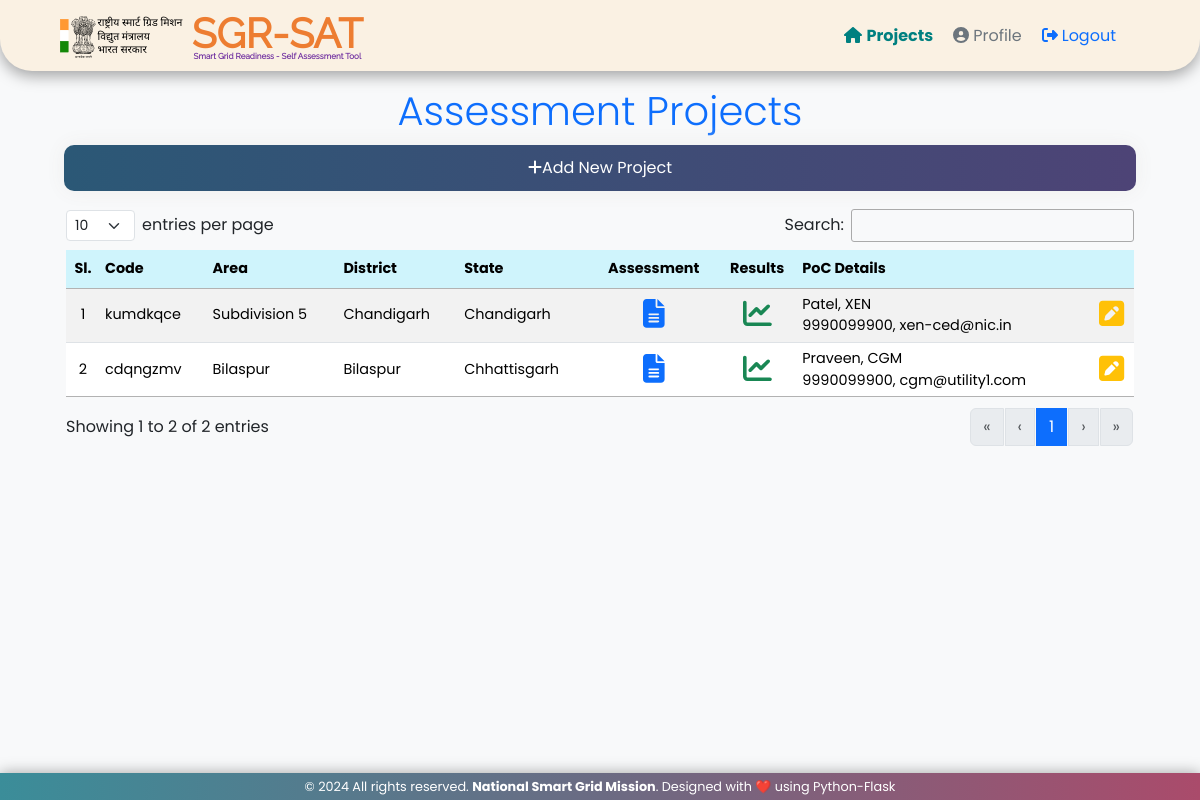
Screenshot of /projects (signed in) with the database file from the repository.
### tables this page shows
CREATE TABLE projects (
	"id" INTEGER PRIMARY KEY AUTOINCREMENT,
	"user"	TEXT,
	"utility"	TEXT,
	"state"	TEXT,
	"district"	TEXT,
	"area"	TEXT,
	"pocname"	TEXT,
	"pocdesig"	TEXT,
	"poctel"	TEXT,
	"pocemail"	TEXT,
	"projectcode"	TEXT,
	"date"	DATETIME DEFAULT (DATETIME('now', 'localtime'))
	);

### sgrsat.py (the view)
@app.route("/projects", methods = ["GET", "POST"])
def projects():
	if ('logged_in' not in session) or (session['logged_in'] != True):
		flash('Session timeout. Please login again', 'info')
		return redirect(url_for("login"))
	conn = sql.connect(DATABASE)
	conn.row_factory = sql.Row
	cur = conn.cursor()
	projects = cur.execute("SELECT * FROM projects WHERE user = ?", (session['username'],)).fetchall()
	return render_template("projects.html", projects = projects)

### sgrsat.py (called while the page is built)
@app.before_request
def before_request():
	session.permanent = False
	app.permanent_session_lifetime = timedelta(minutes=10)

### templates/projects.html (shortened to what this page needs)
<!DOCTYPE html>
<html lang="en">
	<head>
		<link rel="stylesheet" type="text/css" href="/static/css/bootstrap-5.3.2.min.css">
		<link rel="stylesheet" type="text/css" href="/static/css/fontawesome-6.5.2.all.min.css">
		<link rel="stylesheet" type="text/css" href="/static/css/dataTables-2.1.0.min.css">
		<link rel="stylesheet" type="text/css" href="/static/css/dataTables.bootstrap5-2.1.0.min.css">
		<link rel="stylesheet" type="text/css" href="/static/css/sgrsat.css">
	</head>
	<body class="bg-body-tertiary">
		<nav class="navbar navbar-expand-lg rounded-5 rounded-top-0">
			<div class="container-fluid mx-lg-5">
				<a class="navbar-brand py-0" href="{{url_for('projects')}}"><img src="/static/images/logo-hi.svg" style="max-width: 125px;" alt="NSGM Logo"> <img src="/static/images/sgrsatlogo.svg" style="max-width: 175px;" alt="SGRSAT Logo"></a>
				<div class="collapse navbar-collapse text-center" id="navbar">
					<ul class="navbar-nav me-3 ms-auto">
						<li class="nav-item"><a class="nav-link text-secondary active" href="{{url_for('projects')}}"><i class="fa-solid fa-home mx-1"></i>Projects</a></li>
						<li class="nav-item"><a class="nav-link text-secondary" href="{{url_for('profile')}}"><i class="fa-solid fa-circle-user mx-1"></i>Profile</a></li>
						<li class="nav-item"><a class="nav-link text-primary" href="{{url_for('logout')}}"><i class="fa-solid fa-right-from-bracket mx-1"></i>Logout</a></li>
					</ul>
				</div>
			</div>
		</nav>
		<div class="container mx-auto mt-3 row">
			<div class="display-6 text-center text-primary">Assessment Projects</div>
			<div class="text-center"><a href="{{url_for('addproject')}}" class="btn btn-grad"><i class="fa-solid fa-plus"></i>Add New Project</a></div>
			<div class="table-responsive">
				<table id="projectstable" class="table table-striped">
					<thead class="thead table-info">
						<tr>
							<th class="text-center py-2">Sl.</th>
							<th>Code</th>
							<th>Area</th>
							<th>District</th>
							<th>State</th>
							<th class="text-center">Assessment</th>
							<th class="text-center">Results</th>
							<th>PoC Details</th>
							<th></th>
						</tr>
					</thead>
					<tbody id="tbody">
						{% for row in projects %}
						<tr>
							<td class="text-center">{{loop.index}}</td>
							<td>{{row.projectcode}}</td>
							<td>{{row.area}}</td>
							<td>{{row.district}}</td>
							<td>{{row.state}}</td>
							<td class="text-center"><a href="{{url_for('assessment', uid=row.projectcode)}}"><i class="fa-solid fa-file-lines fa-2x text-primary"></i></a></td>
							<td class="text-center"><a href="{{url_for('result', uid=row.projectcode)}}"><i class="fa-solid fa-chart-line fa-2x text-success"></i></a></td>
							<td>{{row.pocname}}, {{row.pocdesig}}<br>{{row.poctel}}, {{row.pocemail}}</td>
							<td class="text-center"><a href="{{url_for('editproject', uid=row.projectcode)}}"><i class="fa-solid fa-square-pen fa-2x text-warning"></i></a></td>
						</tr>
						{% endfor %}
					</tbody>
				</table>
			</div>
		</div>
		<div class="footer">
			<footer class="sticky-bottom text-white text-center">
				<p class="m-1">&copy; 2024 All rights reserved. <strong>National Smart Grid Mission</strong>. Designed with ❤️ using Python-Flask</p>
			</footer>
		</div>
	</body>
</html>

### static/css/sgrsat.css (style rules this page uses)
body { font-family: "Poppins", sans-serif; }
.navbar { background: #faf1e3; box-shadow: rgba(0, 0, 0, 0.35) 0px 5px 15px; }
a { transition: .3s all ease; }
a, a:hover { text-decoration: none !important; }
.navbar-nav .nav-item .active { color: #008080 !important; font-weight: bold; }
.navbar-nav .nav-item { cursor: pointer; }
.btn { text-align: center; box-shadow: 0 0 20px #eee; color: white; border-radius: 10px; display: block; min-width: 100px; }
.btn-grad { background-image: linear-gradient(to right, #2b5876 0%, #4e4376 51%, #2b5876 100%); margin: 10px; padding: 10px; transition: 0.5s; background-size: 200% auto; }
ul { margin: 0; }
tr th, tr td, dt-layout-row { font-size: 0.9rem; padding: 5px !important; vertical-align: middle; }
.footer { font-size: 0.8rem; box-shadow: rgba(0, 0, 0, 0.35) 0px 0px 15px; background: linear-gradient(to left, #aa4b6b, #6b6b83, #3b8d99); bottom: 0; clear: both; position: fixed; width: 100%; }

### rows the page displays
projects: projectcode "kumdkqce", area "Subdivision 5", district "Chandigarh", state "Chandigarh", pocname "Patel", pocdesig "XEN", poctel "9990099900", pocemail "xen-ced@nic.in"
projects: projectcode "cdqngzmv", area "Bilaspur", district "Bilaspur", state "Chhattisgarh", pocname "Praveen", pocdesig "CGM", poctel "9990099900", pocemail "cgm@utility1.com"
